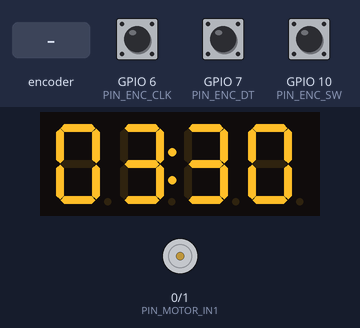
The sketch below on a simulated ESP32-C3. Shown: 4-digit seven-segment display, motor-driver pin pairs drawn as motors (green arrow = first pin HIGH = forward, orange = second pin HIGH = backward, longer = more drive). Inputs (shaded band) come from the test bench; at power-on: GPIO 10 (PIN_ENC_SW) HIGH, GPIO 6 (PIN_ENC_CLK) HIGH, GPIO 7 (PIN_ENC_DT) HIGH. What the sketch prints to the serial monitor is not drawn.

Above: at 2.5 s.
2.6 s: GPIO 10 (PIN_ENC_SW) pulled LOW for 0.15 s
At 3.19 s:
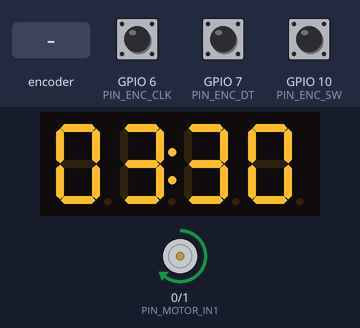
3.3 s: rotary encoder on GPIO 6 (PIN_ENC_CLK) / GPIO 7 (PIN_ENC_DT) turned 3 steps (first pin leading)
At 4.3 s:
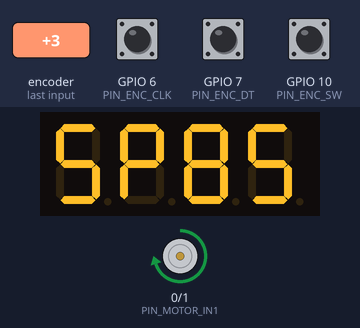
6.7 s: rotary encoder on GPIO 6 (PIN_ENC_CLK) / GPIO 7 (PIN_ENC_DT) turned 1 step (first pin leading)
At 7.8 s:
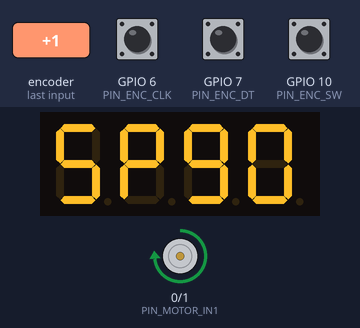
8.4 s: rotary encoder on GPIO 6 (PIN_ENC_CLK) / GPIO 7 (PIN_ENC_DT) turned 3 steps (first pin leading)
At 9.3 s:
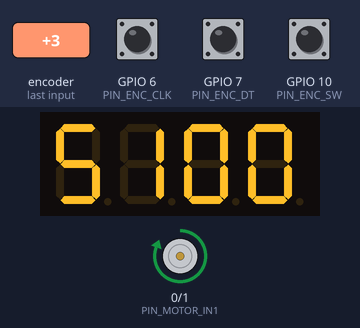
12.0 s: rotary encoder on GPIO 6 (PIN_ENC_CLK) / GPIO 7 (PIN_ENC_DT) turned 2 steps (second pin leading)
At 13.2 s:
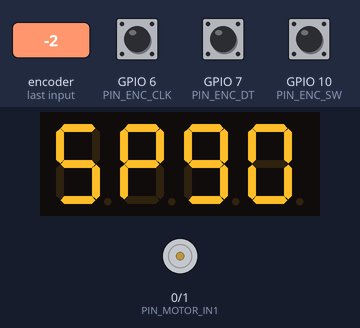
15.4 s: GPIO 10 (PIN_ENC_SW) pulled LOW for 0.15 s
At 16.0 s:
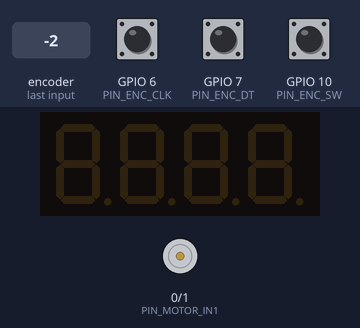
Timing chart, 0 to 17.1 s (numbered marks = the images above; inputs shaded):
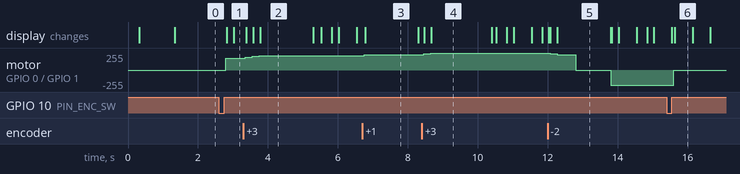

Measured:
- after the input at 2.6 s, motor on GPIO 0 (PIN_MOTOR_IN1) / GPIO 1 (PIN_MOTOR_IN2): stopped → forward 177/255 after 0.20 s; the display: first changes after 0.23 s (image 1 shows a later state)
- after the input at 3.3 s, motor on GPIO 0 (PIN_MOTOR_IN1) / GPIO 1 (PIN_MOTOR_IN2): forward 177/255 → forward 190/255 after 0.05 s, → forward 203/255 0.20 s later, → forward 215/255 0.20 s later; the display: first changes after 0.08 s (image 2 shows a later state)
- after the input at 6.7 s, motor on GPIO 0 (PIN_MOTOR_IN1) / GPIO 1 (PIN_MOTOR_IN2): forward 215/255 → forward 228/255 after 0.05 s; the display: changes after 0.08 s (image 3)
- after the input at 8.4 s, motor on GPIO 0 (PIN_MOTOR_IN1) / GPIO 1 (PIN_MOTOR_IN2): forward 228/255 → forward 241/255 after 0.05 s, → forward 255/255 0.20 s later; the display: first changes after 0.08 s (image 4 shows a later state)
- after the input at 12.0 s, the display: first differs from a run without the input after 0.08 s (image 5 shows a later state)
- after the input at 15.4 s, motor on GPIO 0 (PIN_MOTOR_IN1) / GPIO 1 (PIN_MOTOR_IN2): backward 228/255 → stopped after 0.20 s
- what the display in image 2 shows lasts 1.5 s, from 3.8 s to 5.3 s

The sketch:

esp32_film_tank_rotator.ino
```cpp
#include "TM1637Display.h"
#include "config.h"

// --- TM1637 Display ---
TM1637Display display(PIN_TM1637_CLK, PIN_TM1637_DIO);
bool showColon = true;

// --- State Machine ---
enum State { IDLE, RUNNING, PAUSED, DONE };
State currentState = IDLE;

enum AgitPhase { CW, PAUSE_1, CCW, PAUSE_2 };
AgitPhase currentAgitPhase = CW;

// --- Global Variables ---
uint32_t totalTimeSec = DEFAULT_DEVELOP_SEC;
uint32_t remainTimeSec = DEFAULT_DEVELOP_SEC;
uint8_t speedPct = DEFAULT_SPEED_PCT;

unsigned long lastTickMs = 0;
unsigned long agitPhaseStartMs = 0;
unsigned long blinkTickMs = 0;
bool isBlinkOff = false;

// Speed display overlay timeout
unsigned long speedShowUntilMs = 0;

// --- Encoder Logic ---
int lastEncStateCLK;
unsigned long lastEncDebounceTime = 0;

// --- Button Logic ---
bool btnState = HIGH;
bool lastBtnState = HIGH;
unsigned long lastBtnDebounceTime = 0;
unsigned long btnPressedTime = 0;
bool btnLongPressFired = false;

// ----------------------------------------------------------------
// Motor Control (Compatible with both ESP32 Arduino Core 2.x and 3.x)
// ----------------------------------------------------------------
void initMotor() {
#if defined(ESP_ARDUINO_VERSION_MAJOR) && ESP_ARDUINO_VERSION_MAJOR >= 3
  ledcAttach(PIN_MOTOR_IN1, MOTOR_PWM_FREQ, MOTOR_PWM_RES);
  ledcAttach(PIN_MOTOR_IN2, MOTOR_PWM_FREQ, MOTOR_PWM_RES);
#else
  ledcSetup(MOTOR_PWM_CH1, MOTOR_PWM_FREQ, MOTOR_PWM_RES);
  ledcSetup(MOTOR_PWM_CH2, MOTOR_PWM_FREQ, MOTOR_PWM_RES);
  ledcAttachPin(PIN_MOTOR_IN1, MOTOR_PWM_CH1);
  ledcAttachPin(PIN_MOTOR_IN2, MOTOR_PWM_CH2);
#endif
  stopMotor();
}

void setMotorSpeed(uint8_t pct, bool cw) {
  uint32_t duty = map(pct, 0, 100, 0, 255);
#if defined(ESP_ARDUINO_VERSION_MAJOR) && ESP_ARDUINO_VERSION_MAJOR >= 3
  if (pct == 0) {
    ledcWrite(PIN_MOTOR_IN1, 0);
    ledcWrite(PIN_MOTOR_IN2, 0);
  } else if (cw) {
    ledcWrite(PIN_MOTOR_IN1, duty);
    ledcWrite(PIN_MOTOR_IN2, 0);
  } else {
    ledcWrite(PIN_MOTOR_IN1, 0);
    ledcWrite(PIN_MOTOR_IN2, duty);
  }
#else
  if (pct == 0) {
    ledcWrite(MOTOR_PWM_CH1, 0);
    ledcWrite(MOTOR_PWM_CH2, 0);
  } else if (cw) {
    ledcWrite(MOTOR_PWM_CH1, duty);
    ledcWrite(MOTOR_PWM_CH2, 0);
  } else {
    ledcWrite(MOTOR_PWM_CH1, 0);
    ledcWrite(MOTOR_PWM_CH2, duty);
  }
#endif
}

void stopMotor() {
#if defined(ESP_ARDUINO_VERSION_MAJOR) && ESP_ARDUINO_VERSION_MAJOR >= 3
  ledcWrite(PIN_MOTOR_IN1, 0);
  ledcWrite(PIN_MOTOR_IN2, 0);
#else
  ledcWrite(MOTOR_PWM_CH1, 0);
  ledcWrite(MOTOR_PWM_CH2, 0);
#endif
}

// ----------------------------------------------------------------
// Display Updates
// ----------------------------------------------------------------
void updateDisplay() {
  unsigned long now = millis();
  static unsigned long lastDisplayRefreshMs = 0;
  if (now - lastDisplayRefreshMs < 50) return; // Cap at 20 FPS for TM1637 refresh rate
  lastDisplayRefreshMs = now;

  // If showing speed temporarily
  if (now < speedShowUntilMs) {
    // Show 'SPxx'
    uint8_t data[] = {
      SEG_A | SEG_C | SEG_D | SEG_F | SEG_G, // S
      SEG_A | SEG_B | SEG_E | SEG_F | SEG_G, // P
      display.encodeDigit(speedPct / 10),
      display.encodeDigit(speedPct % 10)
    };
    if (speedPct == 100) {
      data[1] = display.encodeDigit(1);
      data[2] = display.encodeDigit(0);
      data[3] = display.encodeDigit(0);
    }
    display.setSegments(data);
    return;
  }

  // Handle blinking for Paused/Done state
  if (currentState == PAUSED || currentState == DONE) {
    if (now - blinkTickMs > 500) {
      blinkTickMs = now;
      isBlinkOff = !isBlinkOff;
    }
  } else {
    isBlinkOff = false;
  }

  // Show DONE text or Timer
  if (currentState == DONE) {
    if (isBlinkOff) {
      display.clear();
    } else {
      uint8_t doneMsg[] = {
        SEG_B | SEG_C | SEG_D | SEG_E | SEG_G,         // d
        SEG_C | SEG_D | SEG_E | SEG_G,                 // o
        SEG_C | SEG_E | SEG_G,                         // n
        SEG_A | SEG_D | SEG_E | SEG_F | SEG_G          // E
      };
      display.setSegments(doneMsg);
    }
  } else {
    // Show Timer MM:SS
    if (isBlinkOff) {
      display.clear();
    } else {
      int m = remainTimeSec / 60;
      int s = remainTimeSec % 60;
      int displayValue = (m * 100) + s;

      // Toggle colon every second when running
      if (currentState == RUNNING) {
        showColon = (now % 1000) < 500;
      } else {
        showColon = true;
      }

      uint8_t dots = showColon ? 0x40 : 0x00; // 0x40 is the center colon on most TM1637
      display.showNumberDecEx(displayValue, dots, true);
    }
  }
}

// ----------------------------------------------------------------
// Hardware Interrupts / Polling for Encoder
// ----------------------------------------------------------------
void IRAM_ATTR isrEncoder() {
  unsigned long now = millis();
  if (now - lastEncDebounceTime < 5) return; // 5ms debounce
  lastEncDebounceTime = now;

  int dtState = digitalRead(PIN_ENC_DT);
  int clkState = digitalRead(PIN_ENC_CLK);

  if (clkState != lastEncStateCLK && clkState == 1) {
    if (dtState != clkState) {
      // Clockwise
      if (currentState == IDLE) {
        totalTimeSec += TIMER_STEP_SEC;
        if (totalTimeSec > TIMER_MAX_SEC) totalTimeSec = TIMER_MAX_SEC;
        remainTimeSec = totalTimeSec;
      } else {
        speedPct += SPEED_STEP_PCT;
        if (speedPct > SPEED_MAX_PCT) speedPct = SPEED_MAX_PCT;
        speedShowUntilMs = millis() + 1500; // Show speed for 1.5s
      }
    } else {
      // Counter-Clockwise
      if (currentState == IDLE) {
        if (totalTimeSec > TIMER_MIN_SEC + TIMER_STEP_SEC) totalTimeSec -= TIMER_STEP_SEC;
        remainTimeSec = totalTimeSec;
      } else {
        if (speedPct > SPEED_MIN_PCT + SPEED_STEP_PCT) speedPct -= SPEED_STEP_PCT;
        speedShowUntilMs = millis() + 1500;
      }
    }
  }
  lastEncStateCLK = clkState;
}

// ----------------------------------------------------------------
// Setup
// ----------------------------------------------------------------
void setup() {
  Serial.begin(115200);
  delay(300);
  Serial.println("\n--- ESP32-C3 Film Rotator Starting ---");
  Serial.printf("TM1637: CLK = GPIO %d, DIO = GPIO %d\n", PIN_TM1637_CLK, PIN_TM1637_DIO);

  // Encoder
  pinMode(PIN_ENC_CLK, INPUT_PULLUP);
  pinMode(PIN_ENC_DT, INPUT_PULLUP);
  pinMode(PIN_ENC_SW, INPUT_PULLUP);
  lastEncStateCLK = digitalRead(PIN_ENC_CLK);
  attachInterrupt(digitalPinToInterrupt(PIN_ENC_CLK), isrEncoder, CHANGE);

  initMotor();

  // Display Test
  display.setBrightness(7, true); // Maximum brightness (0-7)

  // Turn on all 4 digits (88:88) for 1 second as a display self-test
  uint8_t allOn[] = { 0xff, 0xff, 0xff, 0xff };
  display.setSegments(allOn);
  delay(1000);

  Serial.println("Ready in IDLE state (03:30)");
}

// ----------------------------------------------------------------
// Button Actions
// ----------------------------------------------------------------
void onButtonShortPress() {
  if (currentState == IDLE || currentState == PAUSED || currentState == DONE) {
    if (currentState == DONE) {
      remainTimeSec = totalTimeSec;
    }
    currentState = RUNNING;
    currentAgitPhase = CW;
    agitPhaseStartMs = millis();
    lastTickMs = millis();
  } else if (currentState == RUNNING) {
    currentState = PAUSED;
    stopMotor();
  }
}

void onButtonLongPress() {
  currentState = IDLE;
  remainTimeSec = totalTimeSec;
  stopMotor();
  speedShowUntilMs = 0; // Clear speed overlay
}

void pollButton() {
  int reading = digitalRead(PIN_ENC_SW);

  if (reading != lastBtnState) {
    lastBtnDebounceTime = millis();
  }

  if ((millis() - lastBtnDebounceTime) > BTN_DEBOUNCE_MS) {
    if (reading != btnState) {
      btnState = reading;

      if (btnState == LOW) {
        // Pressed
        btnPressedTime = millis();
        btnLongPressFired = false;
      } else {
        // Released
        if (!btnLongPressFired) {
          onButtonShortPress();
        }
      }
    } else if (btnState == LOW && !btnLongPressFired) {
      if (millis() - btnPressedTime > BTN_LONG_PRESS_MS) {
        btnLongPressFired = true;
        onButtonLongPress();
      }
    }
  }
  lastBtnState = reading;
}

// ----------------------------------------------------------------
// Loop
// ----------------------------------------------------------------
void loop() {
  pollButton();

  // Timer Tick
  if (currentState == RUNNING) {
    unsigned long now = millis();

    // Countdown
    if (now - lastTickMs >= 1000) {
      lastTickMs = now;
      if (remainTimeSec > 0) {
        remainTimeSec--;
      } else {
        currentState = DONE;
        stopMotor();
      }
    }

    // Agitation Cycle
    if (currentState == RUNNING) {
      unsigned long phaseElapsed = now - agitPhaseStartMs;

      switch(currentAgitPhase) {
        case CW:
          setMotorSpeed(speedPct, true);
          if (phaseElapsed >= AGIT_ON_SEC * 1000) {
            currentAgitPhase = PAUSE_1;
            agitPhaseStartMs = now;
            stopMotor();
          }
          break;
        case PAUSE_1:
          if (phaseElapsed >= AGIT_PAUSE_SEC * 1000) {
            currentAgitPhase = CCW;
            agitPhaseStartMs = now;
          }
          break;
        case CCW:
          setMotorSpeed(speedPct, false);
          if (phaseElapsed >= AGIT_ON_SEC * 1000) {
            currentAgitPhase = PAUSE_2;
            agitPhaseStartMs = now;
            stopMotor();
          }
          break;
        case PAUSE_2:
          if (phaseElapsed >= AGIT_PAUSE_SEC * 1000) {
            currentAgitPhase = CW;
            agitPhaseStartMs = now;
          }
          break;
      }
    }
  }

  // Refresh screen efficiently
  updateDisplay();
}
```

config.h
```cpp
#ifndef CONFIG_H
#define CONFIG_H

// ================================================================
// ESP32-C3 Super Mini Film Tank Rotator — Parameter Configuration
// Hardware: ESP32-C3 Super Mini, TM1637 LED Display, KY-040 Encoder, DRV8833
// ================================================================

// ----------------------------------------------------------------
// MOTOR DRIVER — DRV8833 (PWM Control)
// ----------------------------------------------------------------
// Safe pin assignment on ESP32-C3 Super Mini (Left header)
#define PIN_MOTOR_IN1       0
#define PIN_MOTOR_IN2       1
#define MOTOR_PWM_FREQ      5000
#define MOTOR_PWM_RES       8      // 8-bit resolution (0-255)
#define MOTOR_PWM_CH1       0
#define MOTOR_PWM_CH2       1

// ----------------------------------------------------------------
// TM1637 4-DIGIT LED DISPLAY
// ----------------------------------------------------------------
// Left header
#define PIN_TM1637_DIO      4
#define PIN_TM1637_CLK      5

// ----------------------------------------------------------------
// KY-040 ROTARY ENCODER
// ----------------------------------------------------------------
// Right header (Avoids built-in LED GPIO 8 and BOOT button GPIO 9)
#define PIN_ENC_CLK         6
#define PIN_ENC_DT          7
#define PIN_ENC_SW          10     // Push button (Active LOW)

#define BTN_DEBOUNCE_MS     50
#define BTN_LONG_PRESS_MS   800

// ----------------------------------------------------------------
// TIMING DEFAULTS
// ----------------------------------------------------------------
#define DEFAULT_DEVELOP_SEC 210    // 3:30 (C-41 developer)
#define TIMER_STEP_SEC      15     // 15 seconds per click
#define TIMER_MIN_SEC       15
#define TIMER_MAX_SEC       3600

// Agitation Cycle
#define AGIT_ON_SEC         10     // Run 10s
#define AGIT_PAUSE_SEC      1      // Pause 1s between directions

// Speed
#define DEFAULT_SPEED_PCT   70     // 70% duty cycle
#define SPEED_STEP_PCT      5      // 5% per click
#define SPEED_MIN_PCT       30
#define SPEED_MAX_PCT       100

#endif // CONFIG_H
```
